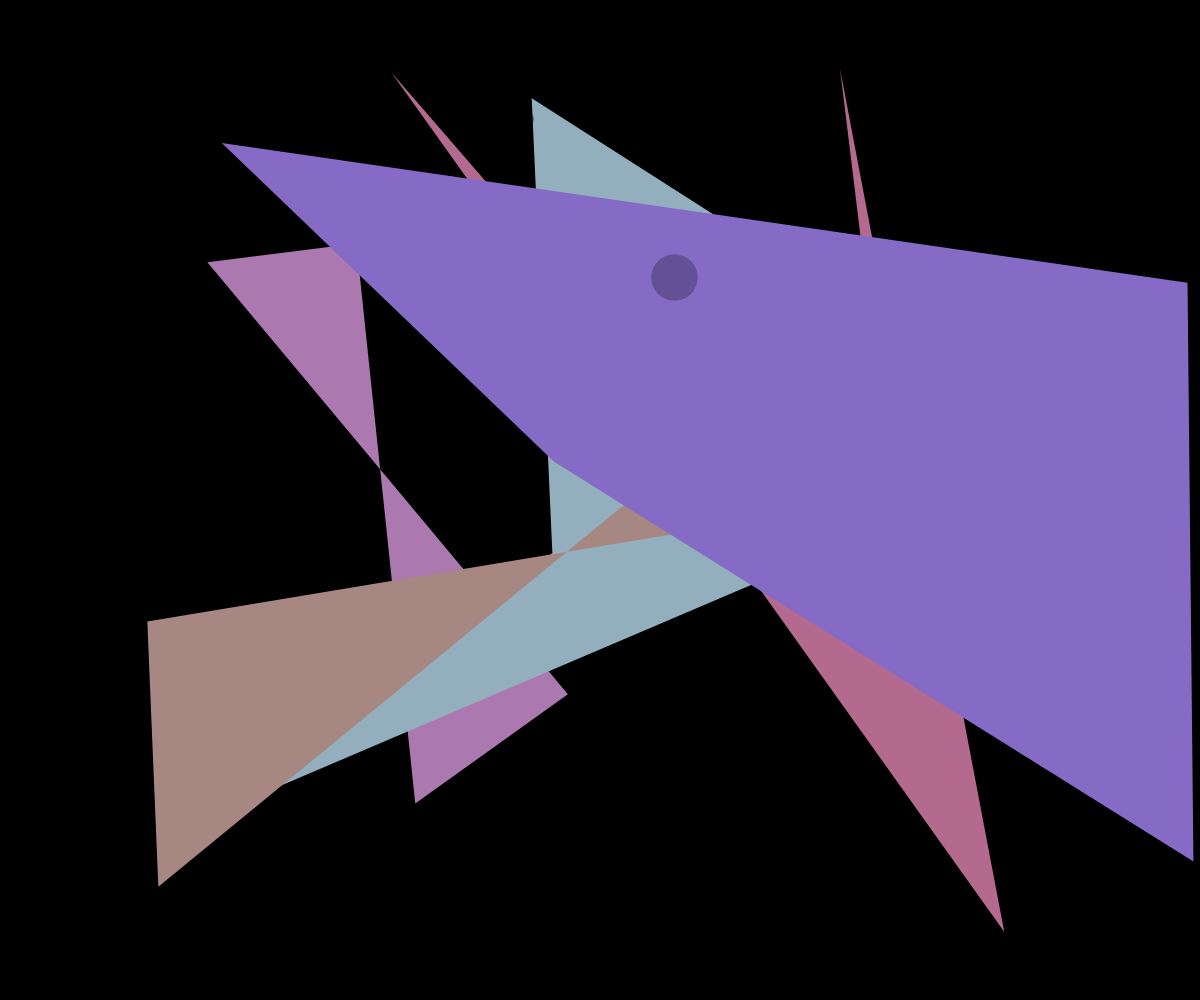
Frame 1 (no input)
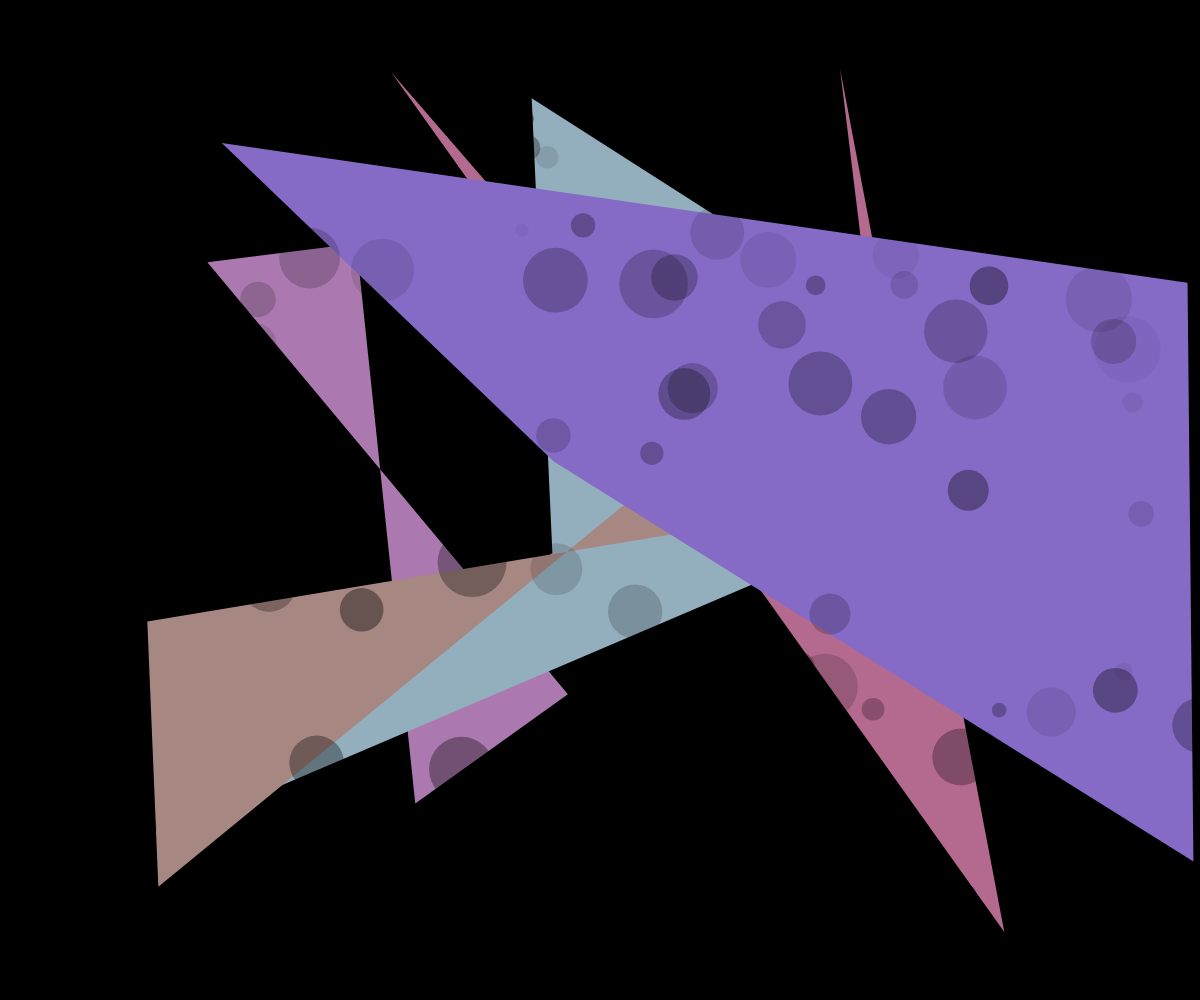
Frame 60 (no input)
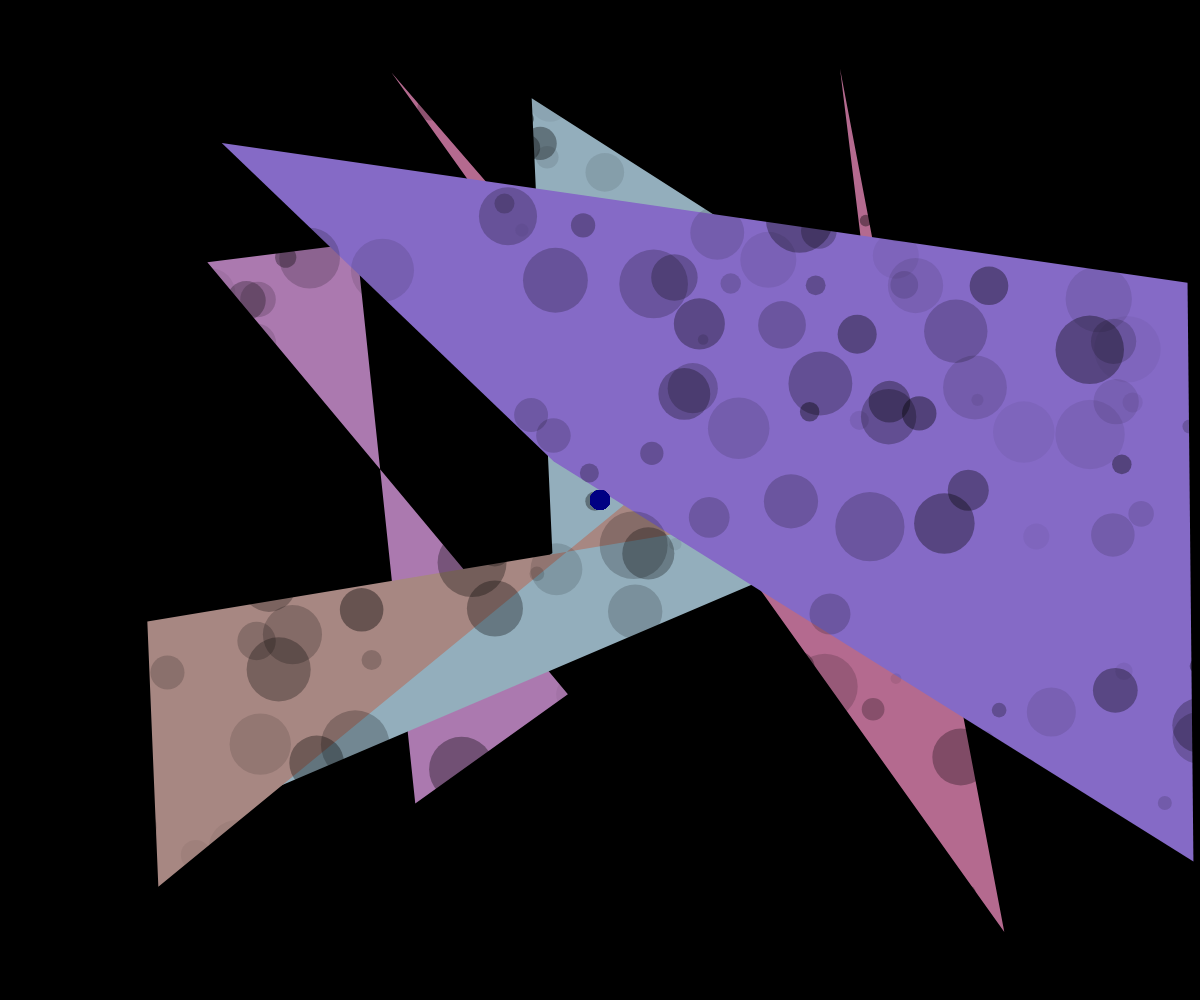
Frame 120 (the mouse pressed at the canvas centre since frame 60)

The p5.js sketch that drew these frames (run headless with seeded random() and noise() and a simulated clock; from frame 60 on, the mouse is pressed at the canvas centre):

// p5.js sketch
// ── sketch.js
let r = 0;
let g = 0;
let b = 50;
let limit = 0; //true or false variable


//creates initial background.
function setup() {
  createCanvas(windowWidth, windowHeight);
  background(0);
  
  noStroke();
  fill(random(100,200), random(100,200),random(100,200));
  
  
  quad(random(windowWidth), random(windowHeight), random(windowWidth), random(windowHeight),random(windowWidth),random(windowHeight),random(windowWidth),random(windowHeight));
  
    noStroke();
  fill(random(100,200), random(100,200),random(100,200));
  
    quad(random(windowWidth), random(windowHeight), random(windowWidth), random(windowHeight),random(windowWidth),random(windowHeight),random(windowWidth),random(windowHeight));
  
    noStroke();
  fill(random(100,200), random(100,200),random(100,200));
  
    quad(random(windowWidth), random(windowHeight), random(windowWidth), random(windowHeight),random(windowWidth),random(windowHeight),random(windowWidth),random(windowHeight));
  
      noStroke();
  fill(random(100,200), random(100,200),random(100,200));
  
    quad(random(windowWidth), random(windowHeight), random(windowWidth), random(windowHeight),random(windowWidth),random(windowHeight),random(windowWidth),random(windowHeight));
  
      noStroke();
  fill(random(100,200), random(100,200),random(100,200));
  
    quad(random(windowWidth), random(windowHeight), random(windowWidth), random(windowHeight),random(windowWidth),random(windowHeight),random(windowWidth),random(windowHeight));
  
  
}

function draw() {

  noStroke();
  //randomly creates black circles across the canvas
  fill(0, 0, 0, random(10,100) );
  circle(random(width), random(height), random(10,70) );
  
fill(0, 0, 0, random(10,100) );
  circle(random(width), random(height), random(10,70) );
  
  //drawing strokes will alternate between blue and black
  
  //when limit is false, blue value will increase
  if (limit === 0) {
  b = b + 1;
  }
  //when limit is true, blue value will decrease
  if (limit === 1) {
  b = b - 1;
  }
  //sets limit as false when the value of blue reaches certain amount
  if (b <= 0) {
    limit = 0;
  }
  //sets limit as true when the value of blue reaches a certain amount
  if (b >= 150) {
    limit = 1;
  }
  //enables drawing when pressed.
  if (mouseIsPressed === true) {
  fill(r, g, b, 156);
   circle(mouseX, mouseY, 20);
  }
  

  

  
  
}
